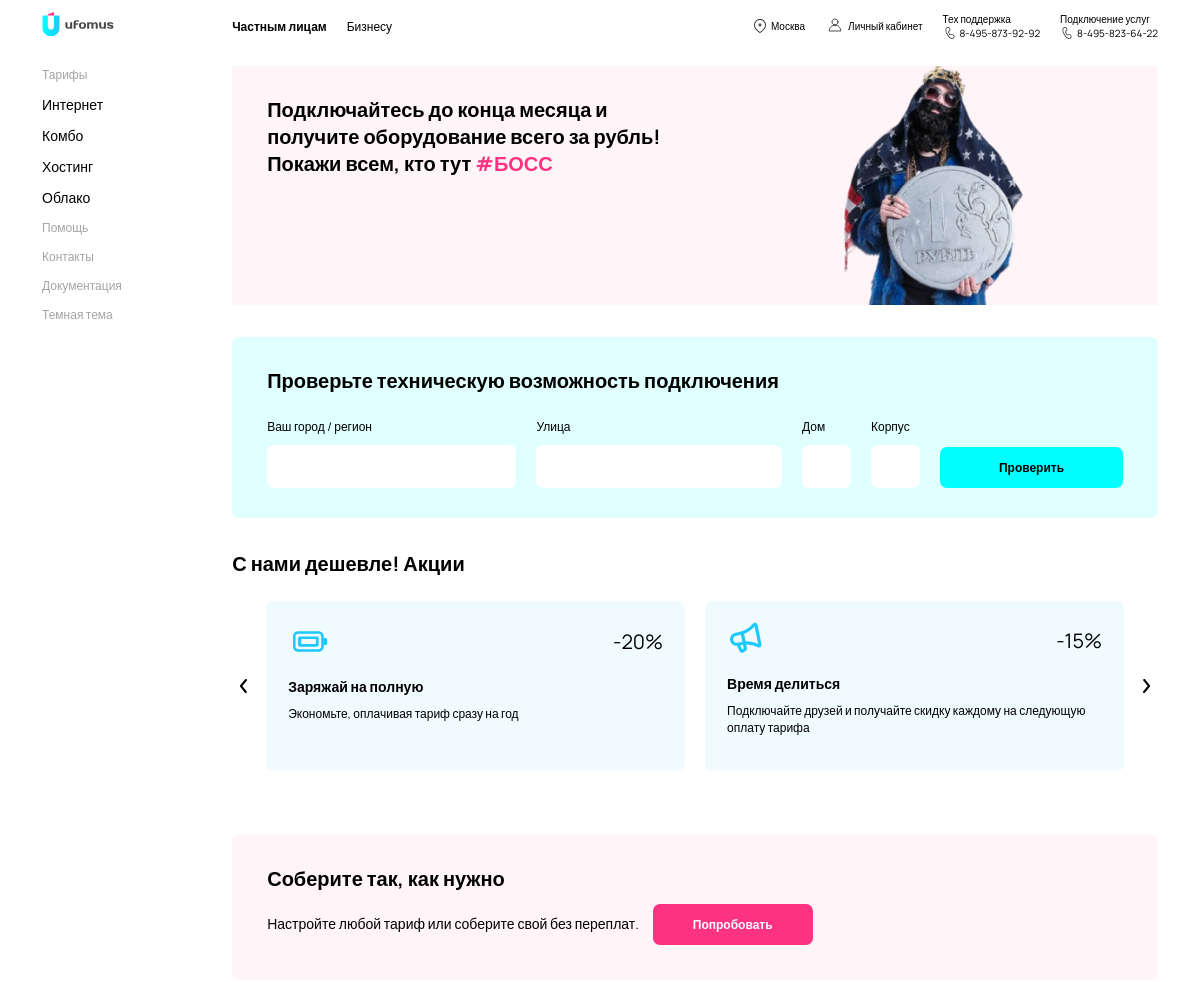
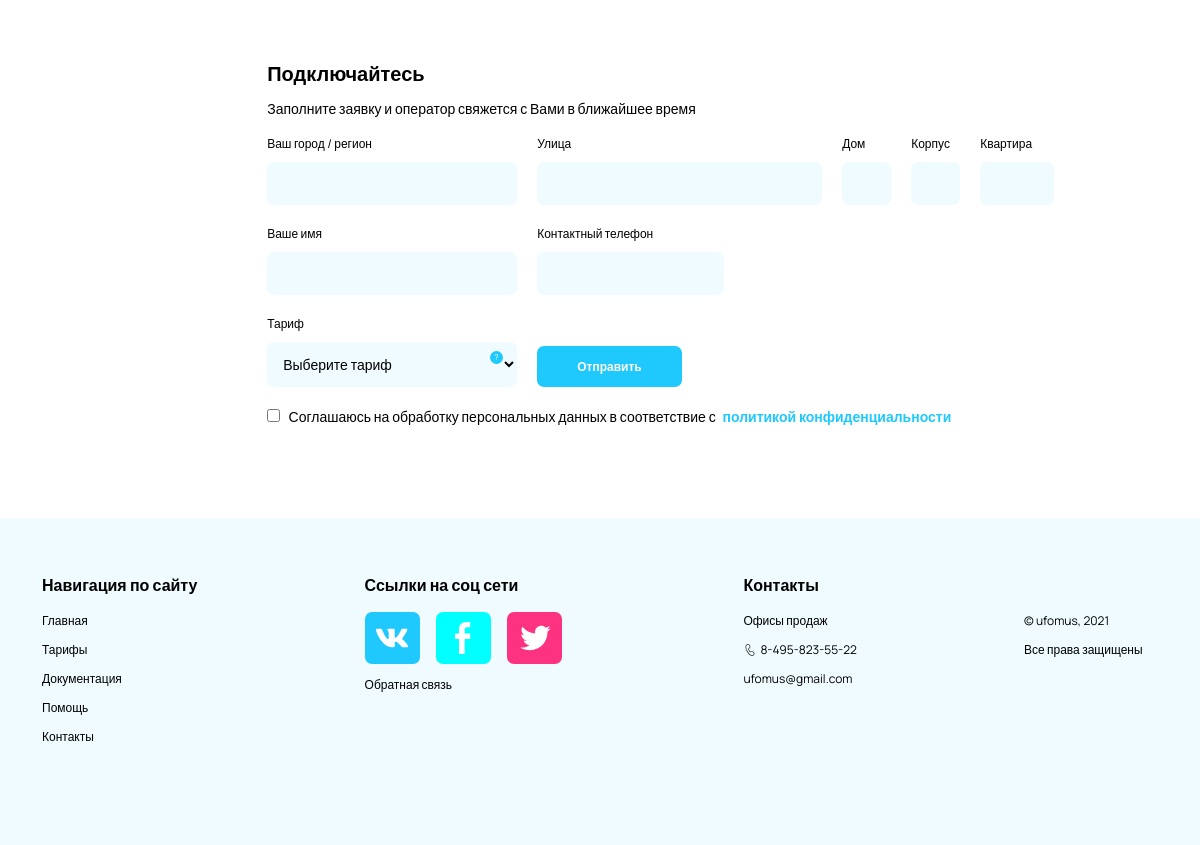
The page / on the database its author committed (2 pictures, top to bottom).
### tables this page shows
CREATE TABLE `promotion` (
  `promotion_id` int(11) NOT NULL,
  `discount_percent` int(11) DEFAULT NULL,
  `description` varchar(255) DEFAULT NULL,
  `document_id` int(11) DEFAULT NULL,
  `start_date` datetime DEFAULT NULL,
  `expiration_date` datetime DEFAULT NULL,
  `img_link` varchar(255) DEFAULT NULL,
  `title` varchar(64) DEFAULT NULL
);

### index.php (called while the page is built, shortened)
<?php
    require_once("assets/libs/api.php");
    require_once("assets/libs/usertype.php");
    $data = new Data();
    $api = new Api();
    $data->header = "all from promos";
    $promos = $api->request($data);
    include("assets/templates/pages/main_index.php");
    $main = ob_get_clean();
    include("assets/templates/html.php");
?>

### assets/libs/api.php (called while the page is built, shortened)
<?php
    require_once("database.php");
    class Api {
        public function request($data) {
            global $pdo;
            switch($data->header) {
                case "all from tariffs":
                    $sql = "SELECT * FROM tariff WHERE tariff.status = 'Действующий'";
                    $query = $pdo->prepare($sql);
                    $query->execute();
                    $result = $query->fetchAll(PDO::FETCH_ASSOC);
                    $response["header"] = "tariffs";
                    foreach($result as $table) {
                        $response ["items"][] = array(
                            "ID тарифа" => $table["tariff_id"],
                            "Название" => $table["tariff_name"],
                            "Категория" => $table["category"],
                            "Стоимость" => $table["cost_per_mounth"],
                            "Тип" => $table["tariff_type"]
                        );
                    }
                break;
                case "all from promos":
                    $sql = "SELECT * FROM promotion WHERE expiration_date > now()";
                    $query = $pdo->prepare($sql);
                    $query->execute();
                    $result = $query->fetchAll(PDO::FETCH_ASSOC);
                    $response["header"] = "promos";
                    foreach($result as $table) {
                        $response ["items"][] = array(
                            "Процент скидки" => $table["discount_percent"],
                            "Описание" => $table["description"],
                            "Ссылка" => $table["img_link"],
                            "Заголовок" => $table["title"]
                        );
                    }
                break;
            }
            return $response;
        }
    }
?>

### assets/libs/usertype.php (called while the page is built, shortened)
<?php
    $usertype = "Частным лицам";
?>

### assets/templates/pages/main_index.php (the view, shortened to what this page needs)
<main>
    <section class="banner section pr-l-pink">
    <figure>
        <h1>Подключайтесь до конца месяца и получите оборудование всего за рубль!Покажи всем, кто тут <span>#БОСС</span> </h1>
        <div class="image">
            <img src="assets/img/big-boss.png" alt="Покажи всем, кто тут босс!">
        </div>
    </figure>
    </section>
    <form action="" method="post" class="row-form section fulscreen-bg pr-l-aq">
        <h2>Проверьте техническую возможность подключения</h2>
        <?php if((!empty($check_res)) && ($check_res_val) ): ?>
            <p class="ul-heading">Подключение доступно! Заполнить заявку на подключение можно
                <a href="#send-req">здесь</a>
            </p>
        <?php elseif((!empty($check_res)) ): ?>
            <p class="ul-heading">К сожалению, подключение в Вашем доме пока не доступно. Получить подробную информацию
                можно по телефону <a href="tel:8-495-873-92-92">8-495-873-92-92</a>
            </p>
        <?php else: ?>
        <fieldset class="section-insides">
            <figure>
                <label for="reg">Ваш город / регион</label>
                <input class="to-grey" required type="text" name="region" id="reg">
            </figure>
            <figure>
                <label for="str">Улица</label>
                <input class="to-grey" required type="text" name="street" id="str">
            </figure>
            <figure>
                <label for="h">Дом</label>
                <input class="to-grey" required type="text" name="house" id="h">
            </figure>
            <figure>
                <label for="bld">Корпус</label>
                <input class="to-grey" required type="text" name="building" id="bld">
            </figure>
            <button type="submit" class="pr-aq">Проверить</button>
        </fieldset>
        <?php endif; ?>
    </form>
    <section class="promo-slider section">
        <h2>С нами дешевле! Акции</h2>
        <section class="section-insides promo-grid">
        <ul class="promos">
            <?php foreach($promos["items"] as $row): ?>
                <li class="card pr-l-blue to-grey">
                    <figure><img src="<?= $row["Ссылка"] ?>" alt=""><span>-<?= $row["Процент скидки"] ?>%</span></figure>
                    <h4><?= $row["Заголовок"] ?></h4>
                    <p><?= $row["Описание"] ?></p>
                </li>
            <?php endforeach; ?>
        </ul>
        </section>
    </section>
    <section class="adds section fulscreen-bg pr-l-pink">
        <h2>Соберите так, как нужно</h2>
        <figure>
            <p class="ul-heading">Настройте любой тариф или соберите свой без переплат.</p>
            <button class="pr-mag"><a href="tariffs.php">Попробовать</a></button>
        </figure>
    </section>
    <form action="" class="cta-form section fulscreen-bg" method="post">
        <h2><a name="send-req">Подключайтесь</a>   </h2>
        <?php if(!empty($req_res)): ?>
            <p class="ul-heading">Спасибо, мы получили Вашу заявку! Оператор свяжется с Вами в ближайшее время</p>
        <?php else: ?>
        <p class="ul-heading">Заполните заявку и оператор свяжется с Вами в ближайшее время</p>
        <fieldset class="frst-info-sec">
            <figure id="f1">
                <label for="breg">Ваш город / регион</label>
                <input required class="pr-l-blue" type="text" name="region" id="breg">
            </figure>
            <figure id="f2">
                <label for="bstr">Улица</label>
                <input required class="pr-l-blue" type="text" name="street" id="bstr">
            </figure>
            <figure id="f3">
                <label for="bh">Дом</label>
                <input required class="pr-l-blue" type="text" name="house" id="bh">
            </figure>
            <figure id="f4">
                <label for="bbld">Корпус</label>
                <input class="pr-l-blue" type="text" name="building" id="bbld">
            </figure>
            <figure id="f5">
                <label for="bfl">Квартира</label>
                <input class="pr-l-blue" type="text" name="flat" id="bfl">
            </figure>
        </fieldset>
        <fieldset class="sec-info-sec">
            <figure>
                <label for="bn">Ваше имя</label>
                <input required class="pr-l-blue" type="text" name="name" id="bn">
            </figure>
            <figure>
                <label for="bbld">Контактный телефон</label>
                <input required class="pr-l-blue" type="tel" name="phone" id="btel">
            </figure>
        </fieldset>
        <fieldset class="thrd-info-sec">
            <figure class="sel-tariff">
                <label for="bt">Тариф</label>
                <select required class="select pr-l-blue" name="tariff" id="bt">
                    <option selected disabled value="">Выберите тариф</option>
                </select>
            </figure>
            <button type="submit" class="pr-blue">Отправить</button>
        </fieldset>
        <figure class="policy">
            <input required type="checkbox" id="agr" name="agree">
            <label for="agr">Соглашаюсь на обработку персональных данных в соответствие с <a href="assets/documents/policy.txt" target="_blank">политикой конфиденциальности</a> </label>
        </figure>
        <?php endif; ?>
    </form>
</main>

### assets/templates/html.php (shortened to what this page needs)
<!DOCTYPE html>
<html lang="en">
<head>
    <link rel="stylesheet" href="assets/css/style.css">
</head>
<body data-theme="">
    <div class="wrapper">
        <div class="container">
           <?php include("header.php"); ?>
        </div>
        <div class="container main-container">
            <?php include("aside-menu.php"); ?>
            <?= $main?>
        </div>
        <?php include("footer.php"); ?>
    </div>
</body>
</html>

### assets/templates/header.php (shortened to what this page needs)
<header>
    <nav id="header-nav">
        <a href="index.php" class="logo">
            <img class="logo-dark" src="assets/icons/header/logo.svg" alt="ufomus">
        </a>
        <figure>
            <form action="" method="post" class="facetype no-color-changes">
                <ul class="buttons">
                    <li <?php if($usertype == "Частным лицам"):?>class="active" <?php endif; ?>>Частным лицам</li>
                    <li <?php if($usertype == "Бизнесу"):?>class="active" <?php endif; ?>>Бизнесу</li>
                </ul>
            </form>
            <ul class="header-rigth-links">
                <li id="reg-parent">
                    <span>Москва</span>
                </li>
                <li>
                    <a href="auth.php">
                        <span>Личный кабинет</span>
                    </a>
                </li>
                <li>
                    <p>Тех поддержка</p>
                    <a href="tel:8-495-873-92-92">
                        8-495-873-92-92
                    </a>
                </li>
                <li>
                    <p>Подключение услуг</p>
                    <a href="tel:8-495-823-64-22">
                        8-495-823-64-22
                    </a>
                </li>
            </ul>
        </figure>
    </nav>
</header>

### assets/templates/aside-menu.php (shortened to what this page needs)
<aside id="aside-menu">
    <nav>
        <ul>
            <li> <a href="tariffs.php">Тарифы</a> </li>
            <li>
                <ul class="filter-for-tariffs">
                    <li><a data-filter="Интернет" href="tariffs.php#Выбор_тарифа">Интернет</a></li>
                    <li><a data-filter="Комбо" href="tariffs.php#Выбор_тарифа">Комбо</a></li>
                    <li><a data-filter="Хостинг" href="tariffs.php#Выбор_тарифа">Хостинг</a></li>
                    <li><a data-filter="Облако" href="tariffs.php#Выбор_тарифа">Облако</a></li>
                </ul>
            </li>
            <li class="hidable"><a href="help.php">Помощь</a></li>
            <li class="hidable"><a href="contacts.php">Контакты</a></li>
            <li class="hidable"><a href="documents.php">Документация</a></li>
            <li class="hidable"><button id="theme-btn">Темная тема</button></li>
        </ul>
    </nav>
</aside>

### assets/templates/footer.php (shortened to what this page needs)
<footer>
    <div class="container">
        <section>
            <nav class="footer-column">
                <h3>Навигация по сайту</h3>
                <ul>
                    <li><a href="index.php">Главная</a></li>
                    <li><a href="tariffs.php">Тарифы</a></li>
                    <li><a href="documents.php">Документация</a></li>
                    <li><a href="help.php">Помощь</a></li>
                    <li><a href="contacts.php">Контакты</a></li>
                </ul>
            </nav>
            <figure class="footer-column">
                <h3>Ссылки на соц сети</h3>
                <ul>
                    <li>
                        <figure  class="icons">
                            <a class="pr-blue" href="https://www.vk.com/"><img src="assets/icons/footer/vk.svg" alt="vk"></a>
                            <a class="pr-aq" href="https://www.facebook.com/"><img src="assets/icons/footer/facebook.svg" alt="facebook"></a>
                            <a class="pr-mag" href="https://twitter.com/"><img src="assets/icons/footer/twitter.svg" alt="twitter"></a>
                        </figure>
                    </li>
                    <li><a href="help.php#feedback">Обратная связь</a></li>
                </ul>
            </figure>
            <figure class="footer-column">
                <h3>Контакты</h3>
                <ul>
                    <li><a href="contacts.php#offices">Офисы продаж</a></li>
                    <li>
                        <a class="tel" href="tel:8-495-873-92-92">
                            8-495-823-55-22
                        </a>
                    </li>
                    <li><a href="mailto:ufomus@gmail.com">ufomus@gmail.com</a></li>
                </ul>
            </figure>
            <figure class="footer-column">
                <ul>
                    <li><p>© ufomus, 2021</p></li>
                    <li><p>Все права защищены</p></li>
                </ul>
            </figure>
        </section>
    </div>
</footer>

### rows shown on the page
promotion: shows a picture, discount_percent "20", title "Заряжай на полную", description "Экономьте, оплачивая тариф сразу на год"
promotion: shows a picture, discount_percent "15", title "Время делиться", description "Подключайте друзей и получайте скидку каждому на следующую оплату тарифа"
